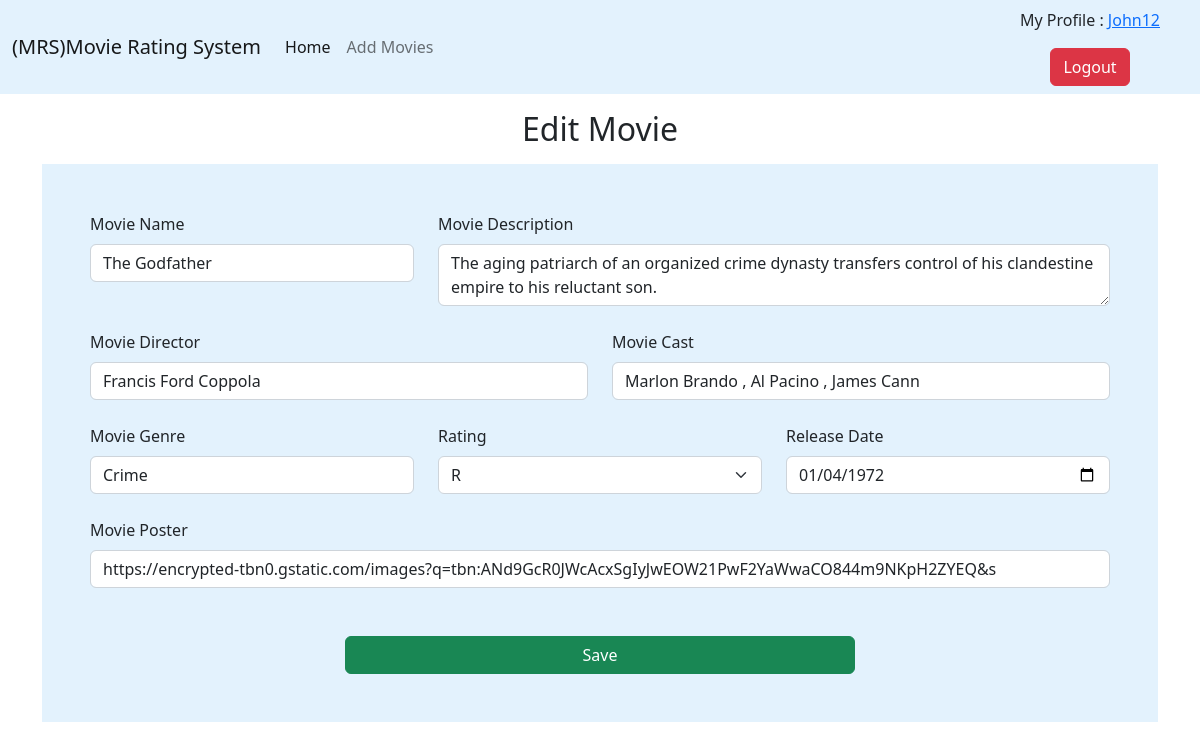
The app's page /edit-movies/2/ (signed in) with its own data.
### main/models.py (models this page shows, shortened)
class Movie(models.Model):
    id = models.AutoField(primary_key=True)
    name = models.CharField(max_length=200)
    description = models.TextField(max_length=5000)
    director = models.CharField(max_length=200)
    cast = models.CharField(max_length=700)
    genre = models.CharField(max_length=200)
    rating = models.CharField(max_length=10)
    release_date = models.DateField()
    poster = models.URLField(max_length=1000, default=None, null=True)

### main/views.py (the view, shortened to what this page needs)
# urls.py: path('edit-movies/<id>/', edit_movies, name='edit_movies'),
@login_required(login_url="/login/")
def edit_movies(request, id):
    movie = Movie.objects.get(id=id)
    return render(request, 'addmovies.html',context={'movie': movie, 'page':'edit-movie', 'controller': 'Edit Movie'})

### main/templates/addmovies.html (shortened to what this page needs)
{% extends 'base.html' %}
{% block start %}
    <h2 class="my-3 text-center">{{controller}}</h2>
<form class="container p-5" style="background-color: #e3f2fd;" method="post" enctype="multipart/form-data">
    <div class="row mb-4">
        <div class="col">
          <label for="exampleFormControlTextarea1" class="form-label">Movie Name</label>
          <input type="text" class="form-control" required name="movie_name" value="{{movie.name}}" placeholder="Movie Name" aria-label="name">
        </div>
        <div class="col-8">
            <label for="exampleFormControlTextarea1" class="form-label">Movie Description</label>
            <textarea class="form-control" name="movie_description" required id="exampleFormControlTextarea1" placeholder="Movie Description" rows="2">{{movie.description}}</textarea>
        </div>
    </div>
    <div class="row mb-4">
            <div class="col">
              <label for="exampleFormControlTextarea1" class="form-label">Movie Director</label>
              <input type="text" class="form-control" required name="movie_director" value="{{movie.director}}" placeholder="Movie Director" aria-label="name">
            </div>
            <div class="col">
                <label for="exampleFormControlTextarea1" class="form-label">Movie Cast</label>
                <input type="text" class="form-control" required name="movie_cast" value="{{movie.cast}}" placeholder="Movie Cast" aria-label="name">
            </div>
    </div>
    <div class="row mb-4">
        <div class="col">
            <label for="exampleFormControlTextarea1" class="form-label">Movie Genre</label>
            <input type="text" class="form-control" required name="movie_genre" value="{{movie.genre}}" placeholder="Movie Genre" aria-label="genre">
        </div>
        <div class="col">
            <label for="validationCustom04" class="form-label">Rating</label>
            <select class="form-select" name="movie_rating" id="validationCustom04">
            <option {% if movie.rating == 'R' %} selected {% endif %}>R</option>
    </select>
        </div>
        <div class="col">
            <label for="exampleFormControlTextarea1" class="form-label">Release Date</label>
            <input type="Date" class="form-control" name="movie_release_date" value="{{movie.release_date|date:'Y-m-d'}}" required id="exampleFormControlTextarea1"></input>
        </div>
    </div>
    <div class="row mb-5">
        <div class="col-12">
            <label for="exampleFormControlTextarea1" class="form-label">Movie Poster</label>
            <input type="url" class="form-control" name="movie_poster" value="{{movie.poster}}" aria-label="Movie Poster">
        </div>
    </div>
    <div class="d-grid gap-2 col-6 mx-auto">
        <button class="btn btn-success" type="submit">Save</button>
    </div>
  </form>
{% endblock %}

### main/templates/base.html (shortened to what this page needs)
<!DOCTYPE html>
<html lang="en">
<head>
    <link href="https://cdn.jsdelivr.net/npm/bootstrap@5.2.3/dist/css/bootstrap.min.css" rel="stylesheet">
</head>
<body>
    <nav class="navbar navbar-expand-lg" style="background-color: #e3f2fd;">
        <div class="container-fluid">
          <a class="navbar-brand" href="/">(MRS)Movie Rating System</a>
          <div class="collapse navbar-collapse" id="navbarSupportedContent">
            <ul class="navbar-nav me-auto mb-2 mb-lg-0">
              <li class="nav-item">
                <a class="nav-link active" aria-current="page" href="/">Home</a>
              </li>
              <li class="nav-item">
                <a class="nav-link" href="{% url 'add_movies' %}">Add Movies</a>
              </li>
          </div>
          {% if user.is_authenticated %}
          <div class="d-grid gap-3 col-2 mx-auto" style="text-align:center;">
            <div>My Profile : <a href="{% url 'user_profile' user.id %}">{{user.username}}</a></div>
            <a href="{% url 'logout_page' %}"><button class="btn btn-danger" type="submit">Logout</button></a>
        </div>
          {% endif %}
        </div>
      </nav>
      <div class="container">
    {% block start %}
    {% endblock %}
  </div>
</body>
</html>

### records on screen
Movie: movie_name "The Godfather", movie_description "The aging patriarch of an organized crime dynasty transfers control of his clandestine empire to his reluctant son.", movie_director "Francis Ford Coppola", movie_cast "Marlon Brando , Al Pacino , James Cann", movie_genre "Crime", movie_rating "R", movie_release_date "01/04/1972", movie_poster "https://encrypted-tbn0.gstatic.com/images?q=tbn:ANd9GcR0JWcAcxSgIyJwEOW21PwF2YaWwaCO844m9NKpH2ZYEQ&s"

### other values on screen
{{ user.username }} "John12"
{{ controller }} "Edit Movie"
